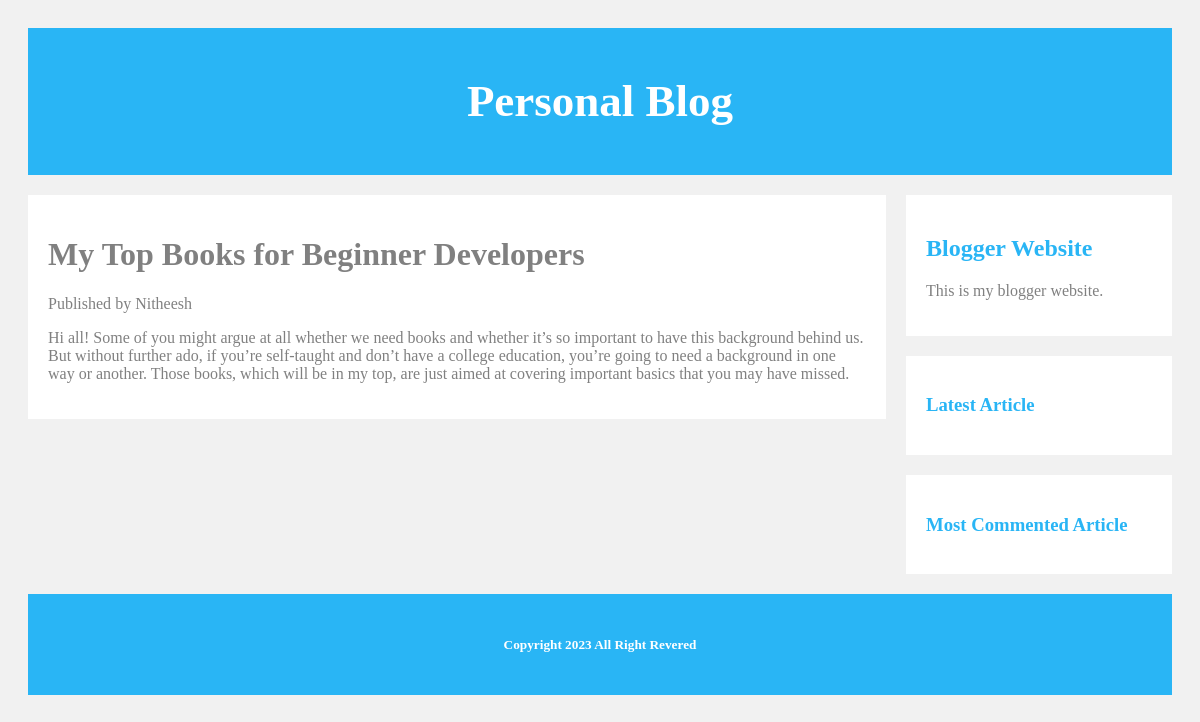
/blog/2023/5/31/Books-for-Beginners/, run on the app's committed database.
### blog/models.py (models this page shows, shortened)
class Article(models.Model):
    class ArticlePublishedManager(models.Manager):
        pass
    class Status(models.TextChoices):
        DRAFT = 'DF', 'Draft'
        PUBLISHED = 'PB', 'Published'
    author = models.ForeignKey(User, on_delete=models.CASCADE, related_name='blog_articles')
    title = models.CharField(max_length=250)
    slug = models.SlugField(max_length=250, unique_for_date='published')
    body = models.TextField()
    published = models.DateTimeField(default=timezone.now)
    created = models.DateTimeField(auto_now_add=True)
    updated = models.DateTimeField(auto_now=True)
    status = models.CharField(max_length=2, choices=Status.choices, default=Status.DRAFT)
    objects = models.Manager() #The default manager
    publishedArticles = ArticlePublishedManager() #The custom manager
    class Meta:
        ordering = ['-published']
        indexes = [
            models.Index(fields=['-published'])
        ]
    pass

### blog/views.py (the view)
# urls.py: path('<int:year>/<int:month>/<int:day>/<slug:article>/', views.article_details, name='article_details'),
def article_details(request, year, month, day, article):
    try:
        article = get_object_or_404(Article, status=Article.Status.PUBLISHED,
                    slug=article,
                    published__year=year,
                    published__month=month,
                    published__day=day
                )
    except Article.DoesNotExist:
        raise Http404("No article found.")
    return render(request, 'blog/detail.html', {'article': article})
    pass

### blog/templates/blog/detail.html (shortened to what this page needs)
{% extends "blog/base.html" %}
{% block content %}
    <h1>{{ article.title }}</h1>
    <p>
        Published {{ article.publish }} by {{ article.author }}
    </p>
    {{ article.body|linebreaks }}
{% endblock %}

### blog/static/css/style.css (style rules this page uses)
* { box-sizing: border-box; }
body { font-family: "Baskerville"; padding: 20px; background: #f1f1f1; }

### data on the page
Article: title "My Top Books for Beginner Developers", author "Nitheesh", body "Hi all! Some of you might argue at all whether we need books and whether it’s so important to have this background behind us. But without further ado, if you’re self-taught and don’t have a college education, you’re going to need a background in one way or another. Those books, which will be in my top, are just aimed at covering important basics that you may have missed."
